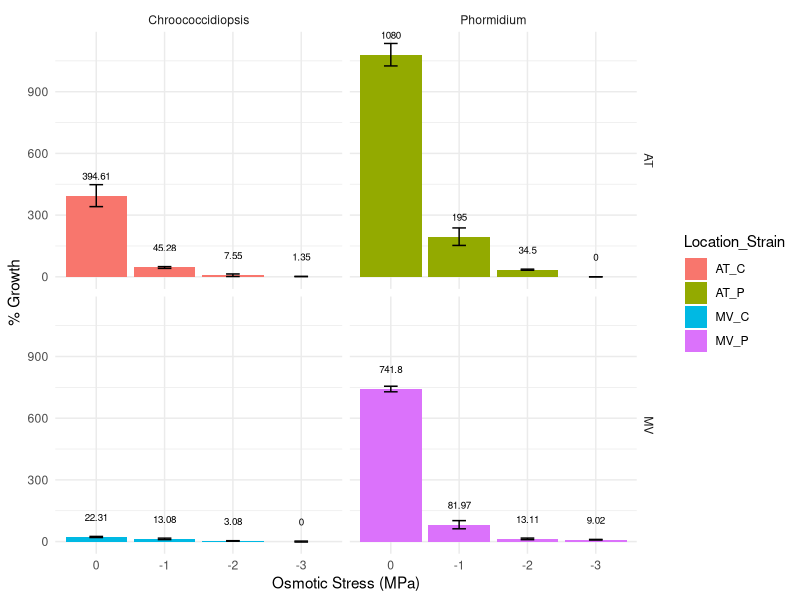

Write the R code that produced this figure.
library(tidyverse)
library(readxl)
library(ggplot2)
library(dplyr)

setwd("/Users/timozcelik/Desktop/Experimental")

data <- read_excel("AW_growth.xlsx")

# Assuming your data is loaded into a dataframe named 'data'
# Calculate the average day zero ChlA content for each strain and location
day_zero_avg <- data %>%
  filter(Day == 0) %>%
  group_by(Location, Strain) %>%
  summarise(Day_Zero_Avg_Chla = mean(ChlA))

# Merging the average day zero ChlA content back into the main data frame
data_merged <- merge(data, day_zero_avg, by = c("Location", "Strain"))

# Filtering out the day zero data
data_filtered <- data_merged %>%
  filter(Day == 21)

# Calculating the percent growth for each sample
data_filtered$Percent_Growth <- (data_filtered$ChlA / data_filtered$Day_Zero_Avg_Chla) * 100

# Calculating mean and standard deviation of percent growth
growth_stats <- data_filtered %>%
  group_by(Location, Strain, Osmotic_stress) %>%
  summarise(
    Mean = mean(Percent_Growth),
    SD = sd(Percent_Growth)
  )

# Adjusting the levels of Osmotic_stress to be in the order 0, -1, -2, -3
data_filtered$Osmotic_stress <- factor(data_filtered$Osmotic_stress, levels = c(0, -1, -2, -3))

# Calculating mean and standard deviation of percent growth
growth_stats <- data_filtered %>%
  group_by(Location, Strain, Osmotic_stress) %>%
  summarise(
    Mean = mean(Percent_Growth),
    SD = sd(Percent_Growth)
  )

# Creating a new column for the combined Location and Strain
growth_stats$Location_Strain <- with(growth_stats, paste(Location, Strain, sep = "_"))

# Setting colors for each Location_Strain combination
colors <- c("AT_P" = "#93AA00", "MV_P" = "#DB72FB", "AT_C" = "#F8766D", "MV_C" = "#00B9E3")

# Creating a combined plot with custom labels and bar labels
combined_plot <- ggplot(growth_stats, aes(x = Osmotic_stress, y = Mean, fill = Location_Strain)) +
  geom_bar(stat = "identity", position = position_dodge()) +
  geom_errorbar(aes(ymin = Mean - SD, ymax = Mean + SD), width = 0.2, position = position_dodge(0.9)) +
  geom_text(aes(label = round(Mean, 2)), vjust = -2, position = position_dodge(0.9), size = 2.5) +
  scale_fill_manual(values = colors) +
  facet_grid(Location ~ Strain, labeller = labeller(Strain = c(P = "Phormidium", C = "Chroococcidiopsis"))) +
  labs(x = "Osmotic Stress (MPa)", y = "% Growth") +
  theme_minimal()

# Print the combined plot
print(combined_plot)